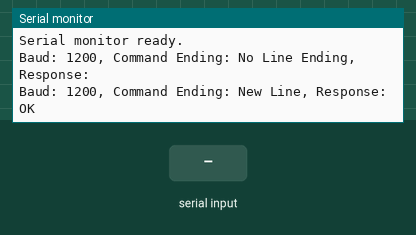
The sketch below on a simulated Arduino Uno, built with avr-gcc and run on an emulated ATmega328P. On the bench: the last lines printed to the serial monitor. The inputs (shaded band) are chosen by the test bench. The modem accepts every AT command (registered, SIM ready, sends succeed) and sends nothing else.

Above: at 6.9 s.
7.0 s: "1\n" received over the second serial link
At 9.8 s:
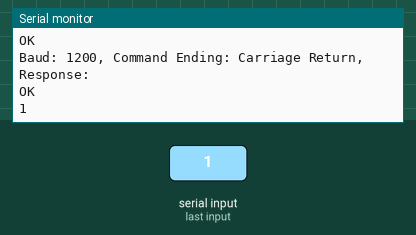
10.6 s: "0\n" received over the second serial link
At 13.2 s:
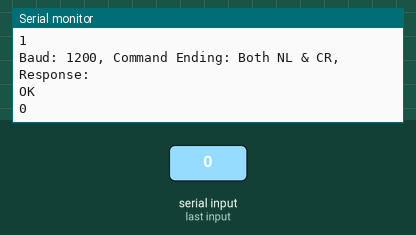
13.6 s: "OK\n" received over the second serial link
At 16.1 s:
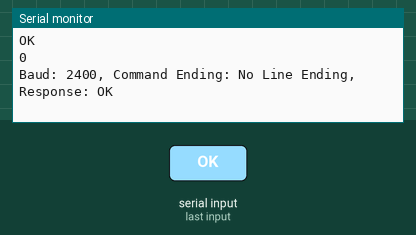

The sketch:

baudScan.ino
```cpp
//baudScan.ino: Scanning HC-06, BT-06, HC-05 for baud rate, using AT command
//Scans bluetooth device for current baud rate.
//Author: D. Dubins
//Date: 05-Jun-25

#include <SoftwareSerial.h>
SoftwareSerial BTSerial(2, 3); // RX | TX
int baud[8]={1200, 2400, 4800, 9600, 19200, 38400, 57600, 115200};
String suffix[4]={"","\n","\r","\r\n"};
String suffixNames[4]={"No Line Ending", "New Line", "Carriage Return", "Both NL & CR" };

void setup(){
  Serial.begin(9600); // start Serial Monitor
  Serial.println(F("Serial monitor ready."));
  for(int i=0;i<8;i++){
    BTSerial.begin(baud[i]);
    delay(100); // small delay
    for(int j=0;j<4;j++){ //iterate through string endings
      BTSerial.print("AT"+suffix[j]);
      delay(3000); // wait for response
      String response = "";
      while (BTSerial.available()) {  // read response from device
        char c = BTSerial.read();
        response += c;
      }
      Serial.print("Baud: "+(String)baud[i]);  // print response
      Serial.print(", Command Ending: "+suffixNames[j]);
      Serial.println(", Response: "+response);
      if(response=="OK"){
        Serial.println("Found baud rate: "+(String)baud[i]+" bps, with "+suffixNames[j]+".");
        return; //leave setup function
      }
    }
  }
  Serial.println(F("Scan complete."));
  Serial.println(F("If no response was found, check wiring, and make sure device is in AT mode."));
}

void loop(){
}
```

Measured:
- after the input at 7.0 s, the serial monitor: prints a new line after 2.2 s (image 1)
- after the input at 10.6 s, the serial monitor: prints a new line after 1.6 s (image 2)
- after the input at 13.6 s, the serial monitor: prints a new line after 1.6 s (image 3)
